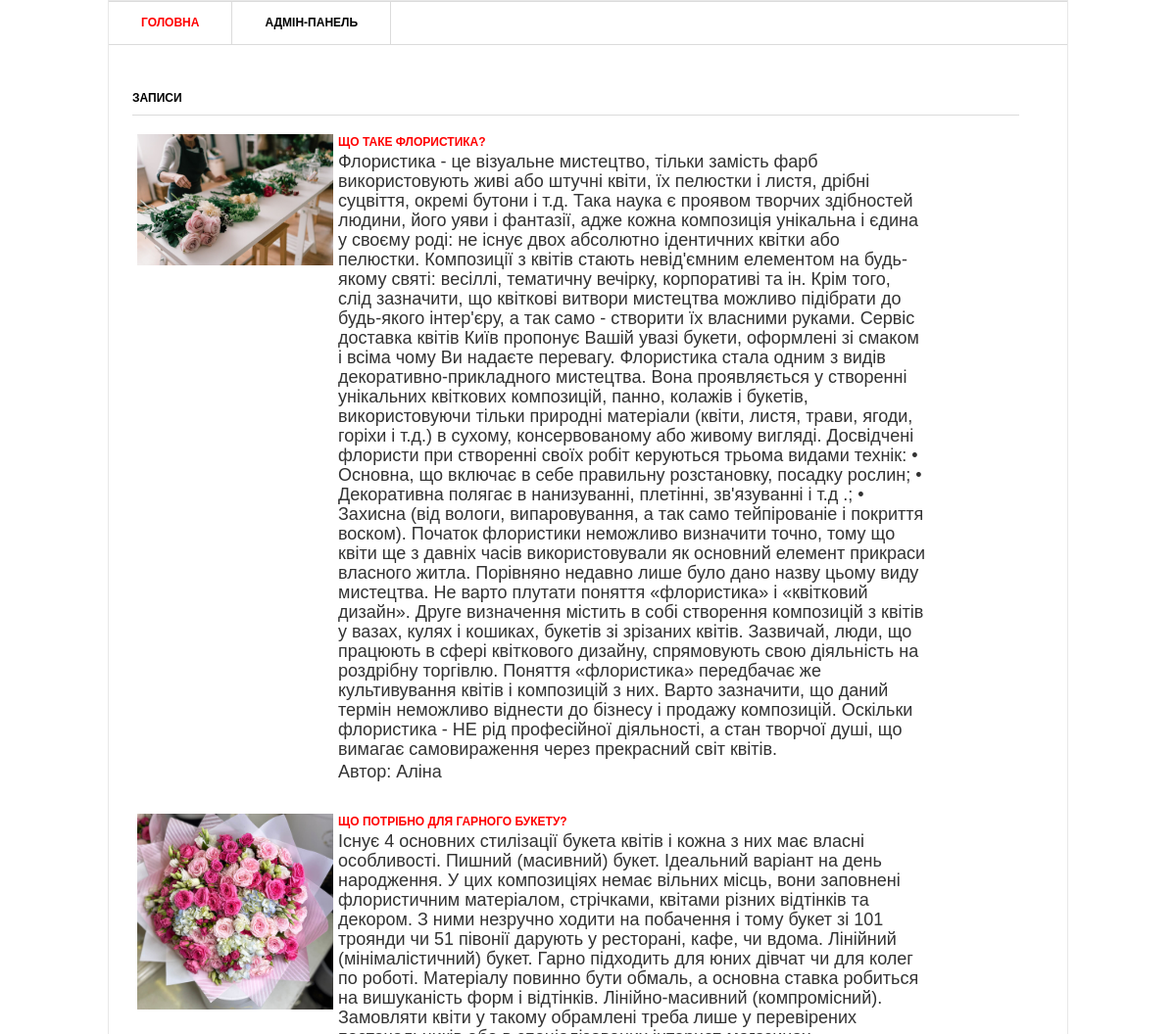
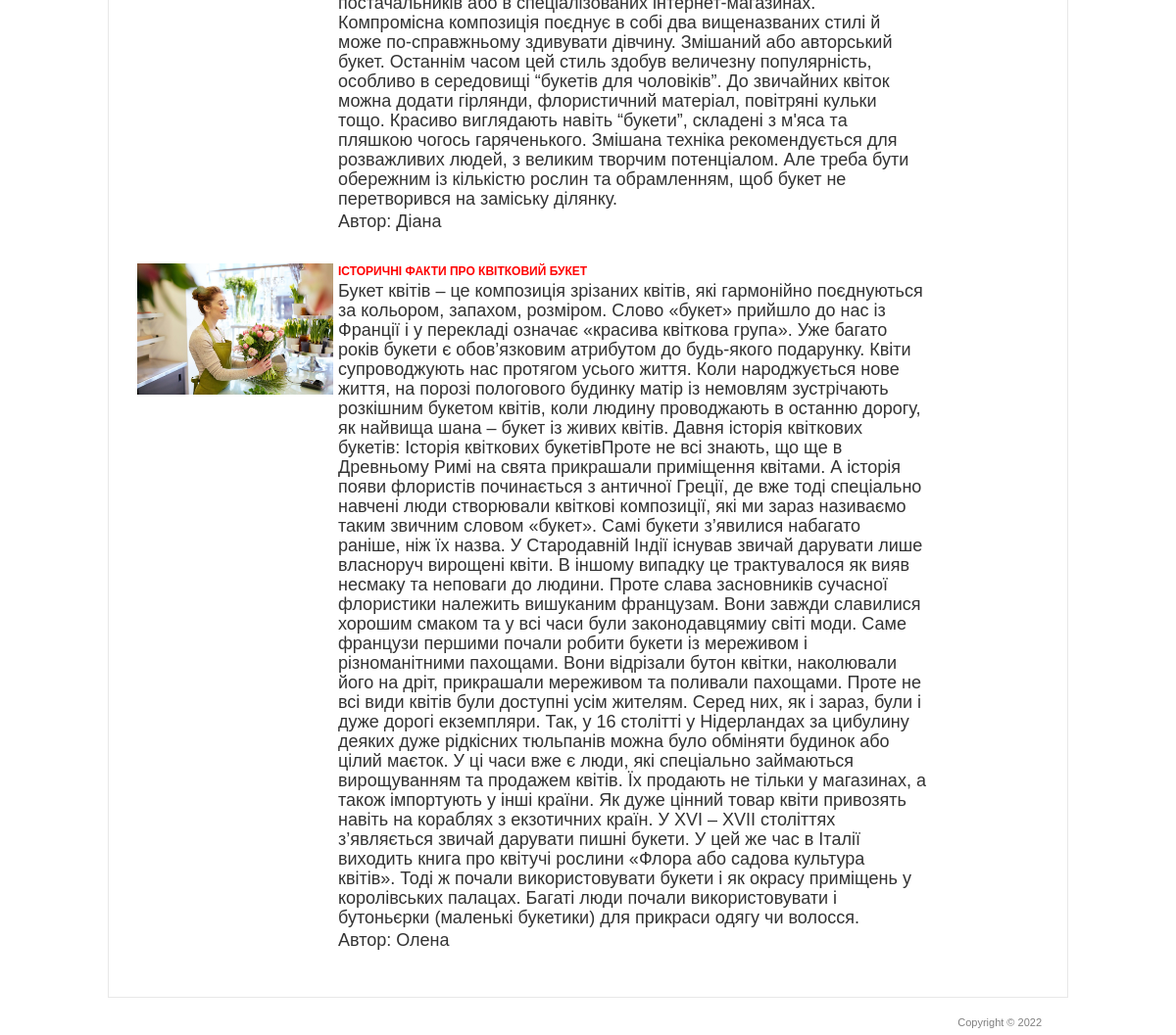
The page / on the database its author committed (2 pictures, top to bottom).
### blog/models.py (models this page shows, shortened)
class Post(models.Model):
    tittle = models.CharField('Заголовок запису', max_length=100)
    description = models.TextField('Текст запису')
    author = models.CharField('Імя автора', max_length=100)
    date = models.DateField('Дата публікації')
    img = models.ImageField('Зображення', upload_to='image/%Y')
    class Meta:
        verbose_name = 'Запис'
        verbose_name_plural = 'Записи'

### blog/views.py (the view)
# urls.py: urlpatterns = [path('', views.PostView.as_view()),
class PostView(View):
    def get(self, request):
        posts = Post.objects.all()
        return render(request, 'blog/blog.html', {'post_list': posts})

### templates/blog/blog.html (shortened to what this page needs)
{% load static %}
<html >
<head>
	<link rel="stylesheet" href="{% static 'css/style.css' %}" type="text/css" media="all" />
</head>
<body>
<div class="shell">
	<div class="border">
		<div id="navigation">
			<ul>
			    <li><a href="/" class="active">Головна</a></li>
			    <li><a href="/admin">Адмін-панель</a></li>
			</ul>
		</div>
		<div id="main">
			<div id="content" class="left">
				<div class="projects">
					<h3>Записи</h3>
					{% for post in post_list %}
					<div class="item">
						<div class="image left">
							<a href="#"><img src="{{ post.img.url }}" width="200px" /></a>
						</div>
						<div class="text left">
							<h4><a href="{{ post.id }}">{{ post.tittle }}</a></h4>
							<p>{{ post.description }}</p>
							<p>Автор: {{ post.author }} </p>
						</div>
					</div>
					{% endfor %}
				</div>
			</div>
		</div>
	</div>
	<div id="footer">
		<p class="copy right">Copyright &copy;  2022 </p>
	</div>
</div>
</body>
</html>

### static/css/style.css (style rules this page uses)
* { margin: 0; padding: 0; outline:0; }
body { font-size: 18px; line-height: 20px; font-family: Georgia, Arial, Helvetica, Sans-Serif; color: #333; background: url() repeat 0 0; }
a { color: #ff0000; text-decoration: none; cursor:pointer; }
a img { border: 0; }
.left, .alignleft { float: left; display: inline; }
.right, .alignright { float: right; display: inline; }
.shell { width: 980px; margin: 0 auto; }
.border { border: 1px solid #e8e8e8; background: #fff; position: relative; }
#navigation { height: 43px; border-top: 1px solid #dbdbdb; border-bottom: 1px solid #dbdbdb; }
#navigation ul { list-style: none; }
#navigation ul li { float: left; height: 43px; border-right: 1px solid #dbdbdb; font-size: 12px; line-height: 43px; font-weight: bold; text-transform: uppercase; }
#navigation ul li a { float: left; height: 43px; color: #000; padding: 0 33px; }
#navigation ul li a:hover, #navigation ul li a.active { color: #ff0000; text-decoration: none; }
#main { width: 932px; padding: 37px 24px 17px 24px; }
#main h3 { font-size: 12px; line-height: 15px; color: #000; text-transform: uppercase; border-bottom: 1px solid #dbdbdb; padding: 0 0 9px 0; }
#content { width: 905px; }
.projects { padding: 10px 0 0 0; }
.projects h3 { margin: 0 0 17px 0; }
.projects .item { margin: 0 0 28px 0; }
.projects .image { width: 183px; height: 111px; border: 0px solid #dbdbdb; padding: 2px; margin: 0 20px 0 3px; }
.projects .text { width: 600px; }
.projects .text h4 { font-size: 12px; line-height: 15px; color: #333; text-transform: uppercase; padding: 3px 0 2px 0; }
.projects .text p { padding: 0 0 3px 0; }
#footer { font-family: Arial, sans-serif; font-size: 11px; line-height: 14px; color: #7f7f7f; padding: 18px 27px 20px 38px; }

### rows shown on the page
Post: img (picture), tittle "ЩО ТАКЕ ФЛОРИСТИКА?", description "Флористика - це візуальне мистецтво, тільки замість фарб використовують живі або штучні квіти, їх пелюстки і листя, дрібні суцвіття, окремі бутони і т.д. Така наука є проявом творчих здібностей людини, його уяви і фантазії, адже кожна композиція унікальна і єдина у своєму роді: не існує двох абсолютно ідентичних квітки або пелюстки. Композиції з квітів стають невід'ємним елементом на будь-якому святі: весіллі, тематичну вечірку, корпоративі та ін. Крім того, слід зазначити, що квіткові витвори мистецтва можливо підібрати до будь-якого інтер'єру, а так само - створити їх власними руками. Сервіс доставка квітів Київ пропонує Вашій увазі букети, оформлені зі смаком і всіма чому Ви надаєте…", author "Аліна"
Post: img (picture), tittle "ЩО ПОТРІБНО ДЛЯ ГАРНОГО БУКЕТУ?", description "Існує 4 основних стилізації букета квітів і кожна з них має власні особливості. Пишний (масивний) букет. Ідеальний варіант на день народження. У цих композиціях немає вільних місць, вони заповнені флористичним матеріалом, стрічками, квітами різних відтінків та декором. З ними незручно ходити на побачення і тому букет зі 101 троянди чи 51 півонії дарують у ресторані, кафе, чи вдома. Лінійний (мінімалістичний) букет. Гарно підходить для юних дівчат чи для колег по роботі. Матеріалу повинно бути обмаль, а основна ставка робиться на вишуканість форм і відтінків. Лінійно-масивний (компромісний). Замовляти квіти у такому обрамлені треба лише у перевірених постачальників або в спеціалізованих…", author "Діана"
Post: img (picture), tittle "ІСТОРИЧНІ ФАКТИ ПРО КВІТКОВИЙ БУКЕТ", description "Букет квітів – це композиція зрізаних квітів, які гармонійно поєднуються за кольором, запахом, розміром. Слово «букет» прийшло до нас із Франції і у перекладі означає «красива квіткова група». Уже багато років букети є обов’язковим атрибутом до будь-якого подарунку. Квіти супроводжують нас протягом усього життя. Коли народжується нове життя, на порозі пологового будинку матір із немовлям зустрічають розкішним букетом квітів, коли людину проводжають в останню дорогу, як найвища шана – букет із живих квітів. Давня історія квіткових букетів: Історія квіткових букетівПроте не всі знають, що ще в Древньому Римі на свята прикрашали приміщення квітами. А історія появи флористів починається з…", author "Олена"
